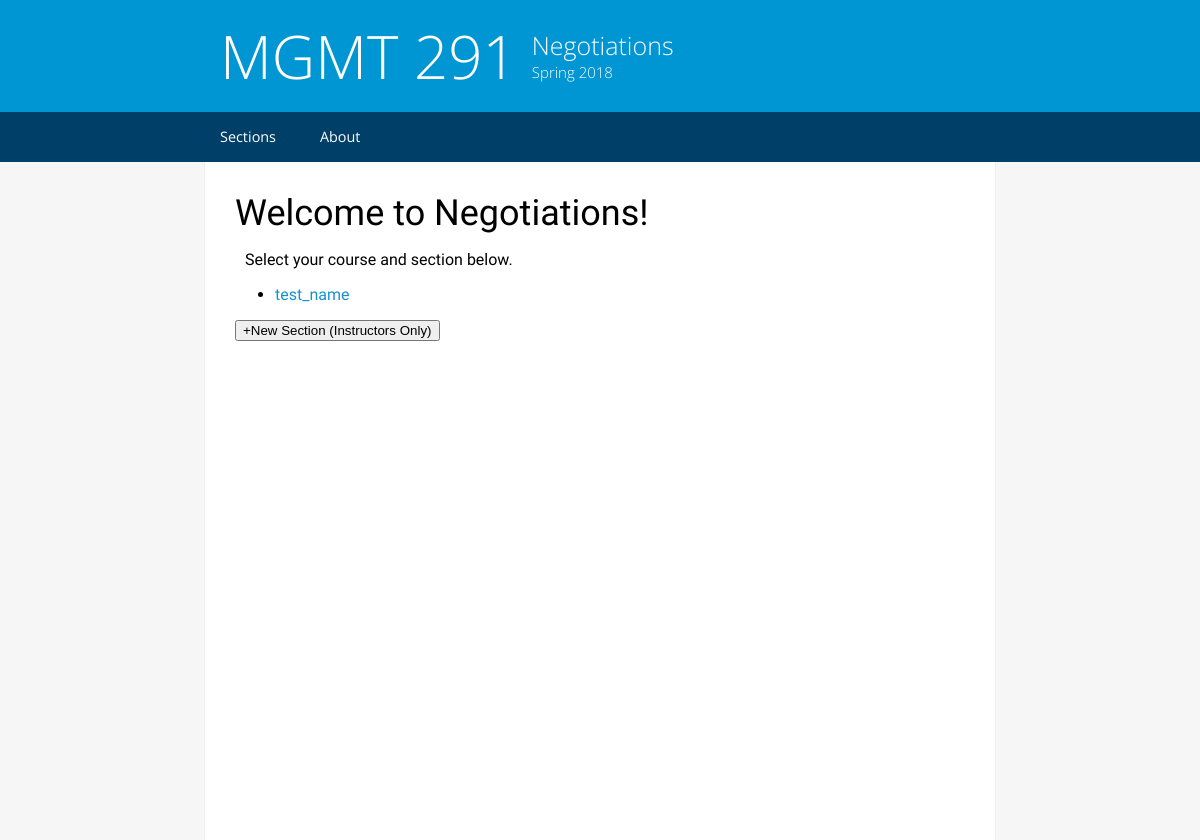
The app's page /, older data.
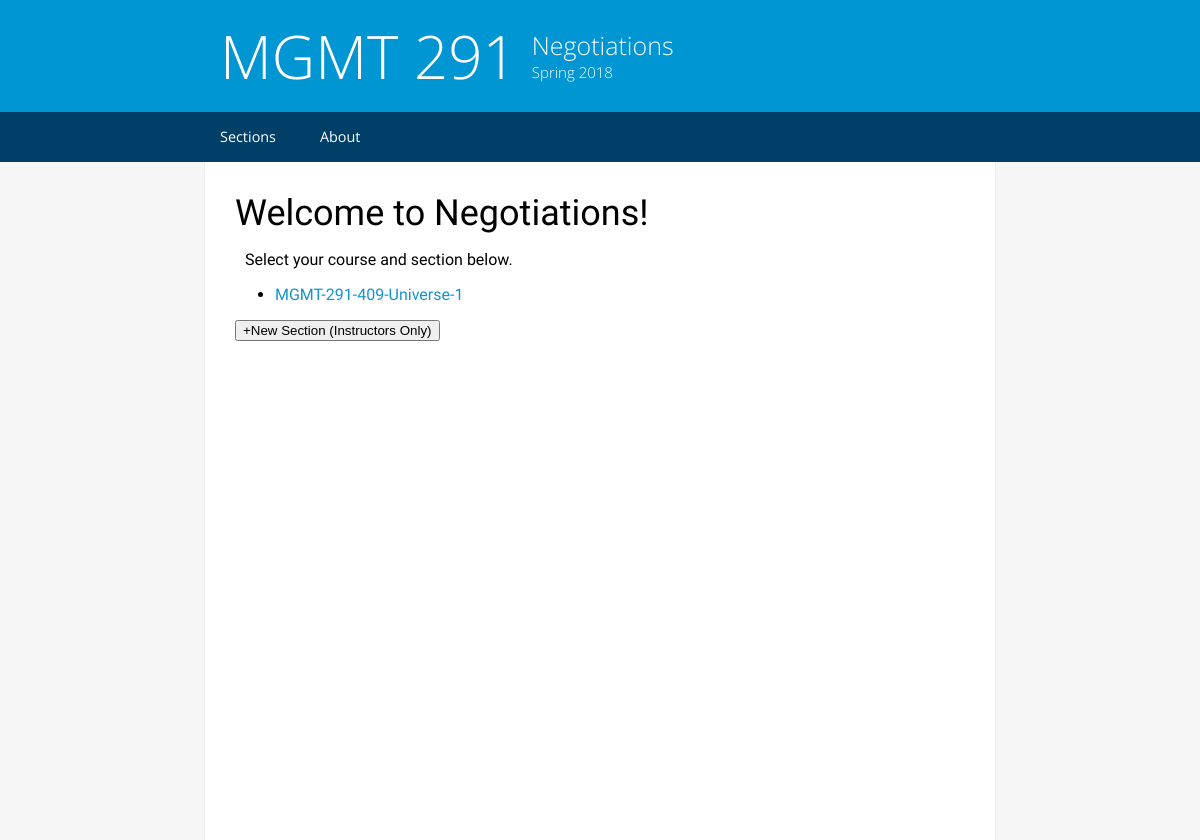
The same page, newer data.
### models.py (models this page shows, shortened)
class Section(db.Model):
    name = db.Column(db.String(64), primary_key=True)
    instructor = db.Column(db.String(64), index=True)
    password_hash = db.Column(db.String(128))
    roleplays = db.relationship('Roleplay', backref='parent_section', lazy='dynamic')

### website.py (the view)
@app.route('/', methods=['GET', 'POST'])
def landing_home():
    if request.method == 'POST':
        if request.form['submit'] == 'add':
            return redirect('/add')
    return render_template('home.html', sections=Section.query.all())

### templates/home.html
{% extends "base.html" %}
{% block content %}
    <h1>Welcome to Negotiations!</h1>
    <p>Select your course and section below.</p>
    <ul>
    {% for section in sections %}
        <li><a href= {{ '/' + section.name }}>{{ section.name }}</a></li>
    {% endfor %}
    </ul>
    <form action="" method="post">
    <button name="submit" value="add">+New Section (Instructors Only)</button>
    </form>
{% endblock %}

Row changes from the older to the newer data that the page shows:
removed Section: name "test_name"
added Section: name "MGMT-291-409-Universe-1"
